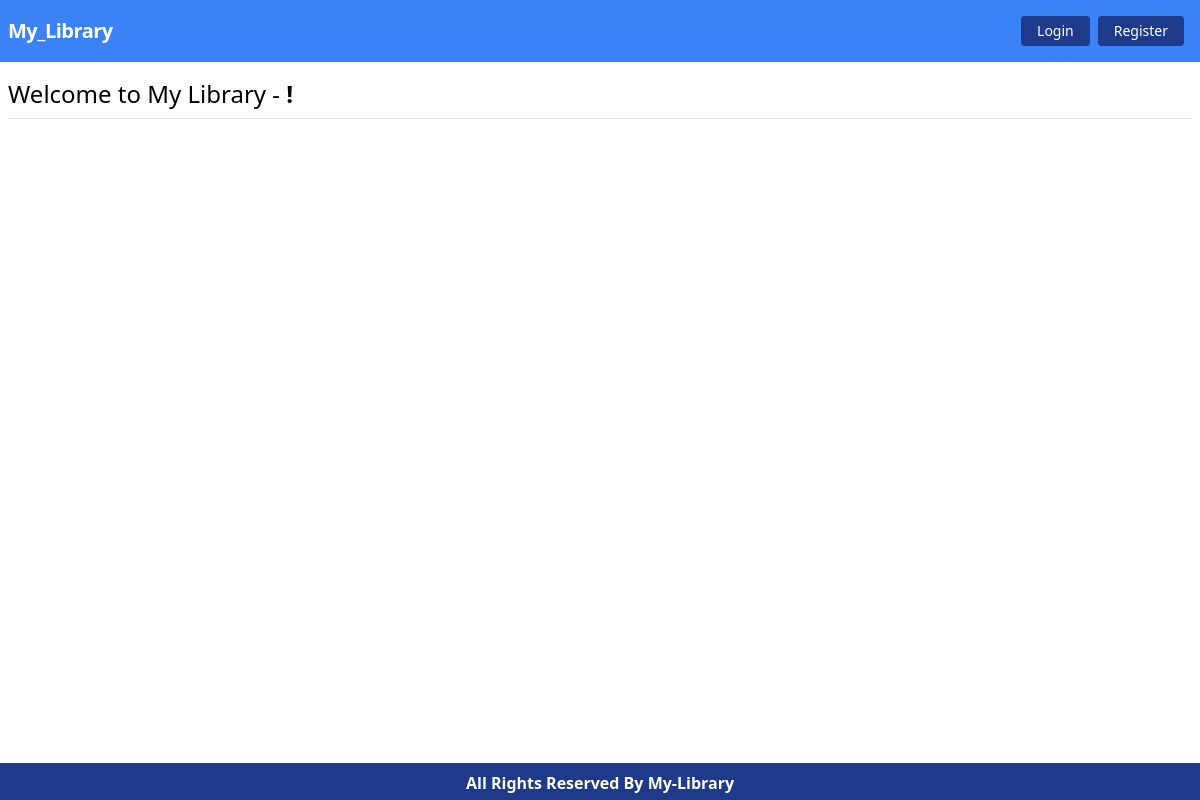
The app's page /, older data.
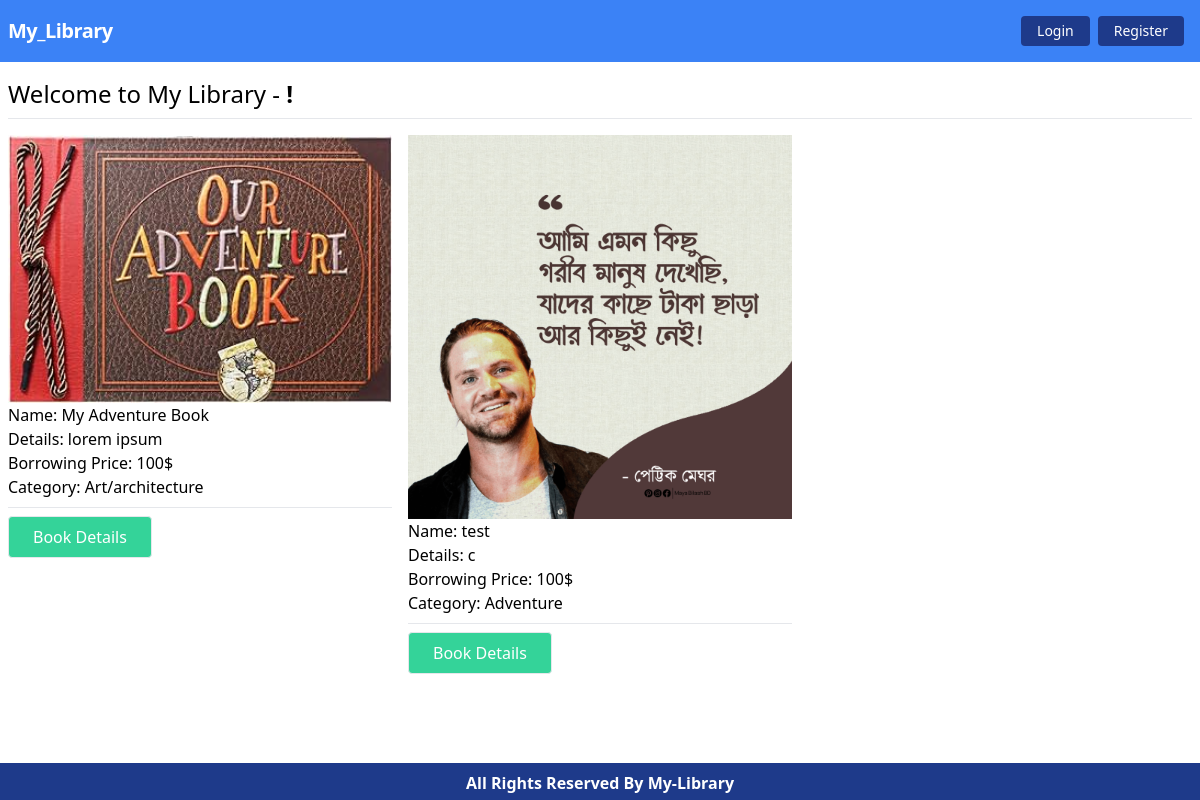
The same page, newer data.
### Books/models.py (models this page shows, shortened)
class Book(models.Model):
    image = models.ImageField(upload_to='books/media/images/')
    title = models.CharField(max_length = 45)
    description = models.TextField()
    borrowing_price = models.IntegerField()
    category = models.ForeignKey(BookCategory, on_delete=models.CASCADE)

class BookCategory(models.Model):
    name = models.CharField(max_length=30)
    slug = models.SlugField(max_length=80)
    def __str__(self):
        return self.name

### library_management/views.py (the view)
# urls.py: path('', homepage, name='home'),
def homepage(request):
    books = models.Book.objects.all()
    return render(request, 'index.html', {'books': books})

### templates/index.html
{% extends 'base.html' %}
{% load static %}
{% block content %}
<h2 class="text-2xl">Welcome to My Library - <strong>{{request.user.first_name}} !</strong></h2>
<hr class="my-2">
<div class="pt-2 grid md:grid-cols-2 lg:grid-cols-3 grid-cols-1 xl:grid-cols-4 gap-4">
    {% for book in books %}
    <div class="book-card">
        <img src={{book.image.url}} alt="book" class="w-full">
        <p>Name: {{book.title}}</p>
        <p>Details: {{book.description | truncatewords:10}}</p>
        <p>Borrowing Price: {{book.borrowing_price}}$</p>
        <p>Category: {{book.category}}</p>
        <hr class="my-2">
        <a href="{% url 'bookDetails' book.id %}"
            class="rounded text-white hover:bg-green-500 border bg-green-400 px-6 py-2 inline-block">
            Book Details
        </a>
    </div>
    {% endfor %}
</div>
<br>
{% endblock %}

### Core/templates/base.html (shortened to what this page needs)
<!DOCTYPE html>
<html lang="en">
<head>
    <link rel="stylesheet" href="https://unpkg.com/tailwindcss@2.0.1/dist/tailwind.min.css">
</head>
<body>
    {% include 'navbar.html' %}
    <div class="m-auto px-2" style="max-width: 1280px; min-height: calc(100vh - 155px);">
        {% block content %}{% endblock %}
    </div>
    {% include 'footer.html' %}
</body>
</html>

### Core/templates/navbar.html (shortened to what this page needs)
<div class="m-auto bg-blue-500 mb-4">
    <nav class="flex items-center justify-between flex-wrap py-4 px-2 m-auto" style="max-width: 1280px;">
        <div class="flex items-center flex-shrink-0 text-white mr-6">
            <span class="font-semibold text-xl tracking-tight text-white"><a href="/">
                    My_Library
                </a>
            </span>
        </div>
        <div class="w-full block flex-grow hidden lg:flex lg:items-center lg:w-auto pl-10 pr-2" id="collNav">
            {% if request.user.is_authenticated %}
            <div class="text-md lg:flex-grow"></div>
            <div class="flex w-auto">
                <a href="{% url 'deposit' %}"
                    class="mx-2 inline-block font-medium text-sm px-4 py-2 leading-none bg-blue-900 rounded text-white border-white hover:border-transparent hover:text-dark hover:bg-red-700 mt-4 lg:mt-0">Deposit
                </a>
                <a href="#"
                    class="mx-2 inline-block font-medium text-sm px-4 py-2 leading-none bg-blue-900 rounded text-white border-white hover:border-transparent hover:text-dark hover:bg-red-700 mt-4 lg:mt-0">Profile
                </a>
                <a href="{% url 'logout' %}"
                    class="mx-2 inline-block font-medium text-sm px-4 py-2 leading-none bg-blue-900 rounded text-white border-white hover:border-transparent hover:text-dark hover:bg-red-700 mt-4 lg:mt-0">Logout</a>
            </div>
            {% else %}
            <div>
                <a href="{% url 'login' %}"
                    class="mr-2 inline-block font-medium text-sm px-4 py-2 leading-none bg-blue-900 rounded text-white border-white hover:border-transparent hover:text-gray-800 hover:bg-red-700 mt-4 lg:mt-0">Login</a>
            </div>
            <div>
                <a href="{% url 'register' %}"
                    class="inline-block font-medium text-sm px-4 py-2 leading-none bg-blue-900 rounded text-white border-white hover:border-transparent hover:text-gray-800 hover:bg-white mt-4 lg:mt-0">Register</a>
            </div>
            {% endif %}
        </div>
    </nav>
</div>

### Core/templates/footer.html
<footer class="footer bg-blue-900 text-white relative mt-10">
    <div class="text-center">
        <p class="text-md text-center text-white py-2 font-bold">
            All Rights Reserved By My-Library
        </p>
    </div>
</footer>

Row changes from the older to the newer data that the page shows:
added Book: image (picture), title "My Adventure Book", description "lorem ipsum", borrowing_price "100", category "Art/architecture"
added Book: image (picture), title "test", description "c", borrowing_price "100", category "Adventure"
